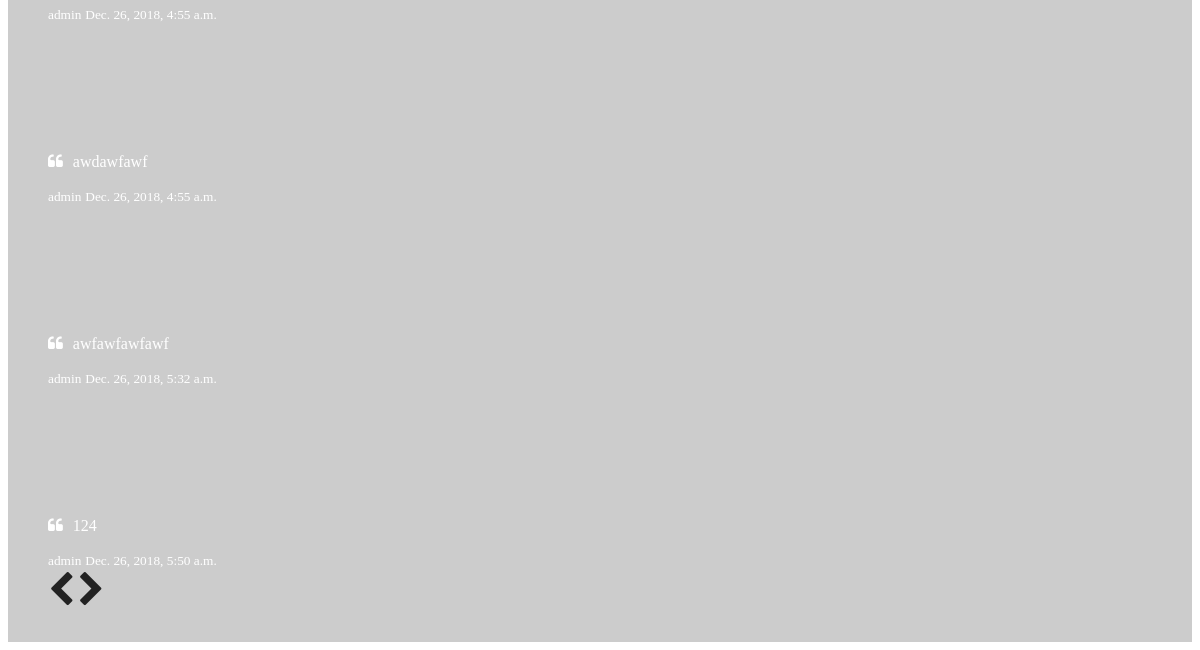
Page /list (lower part) on the earlier database version.
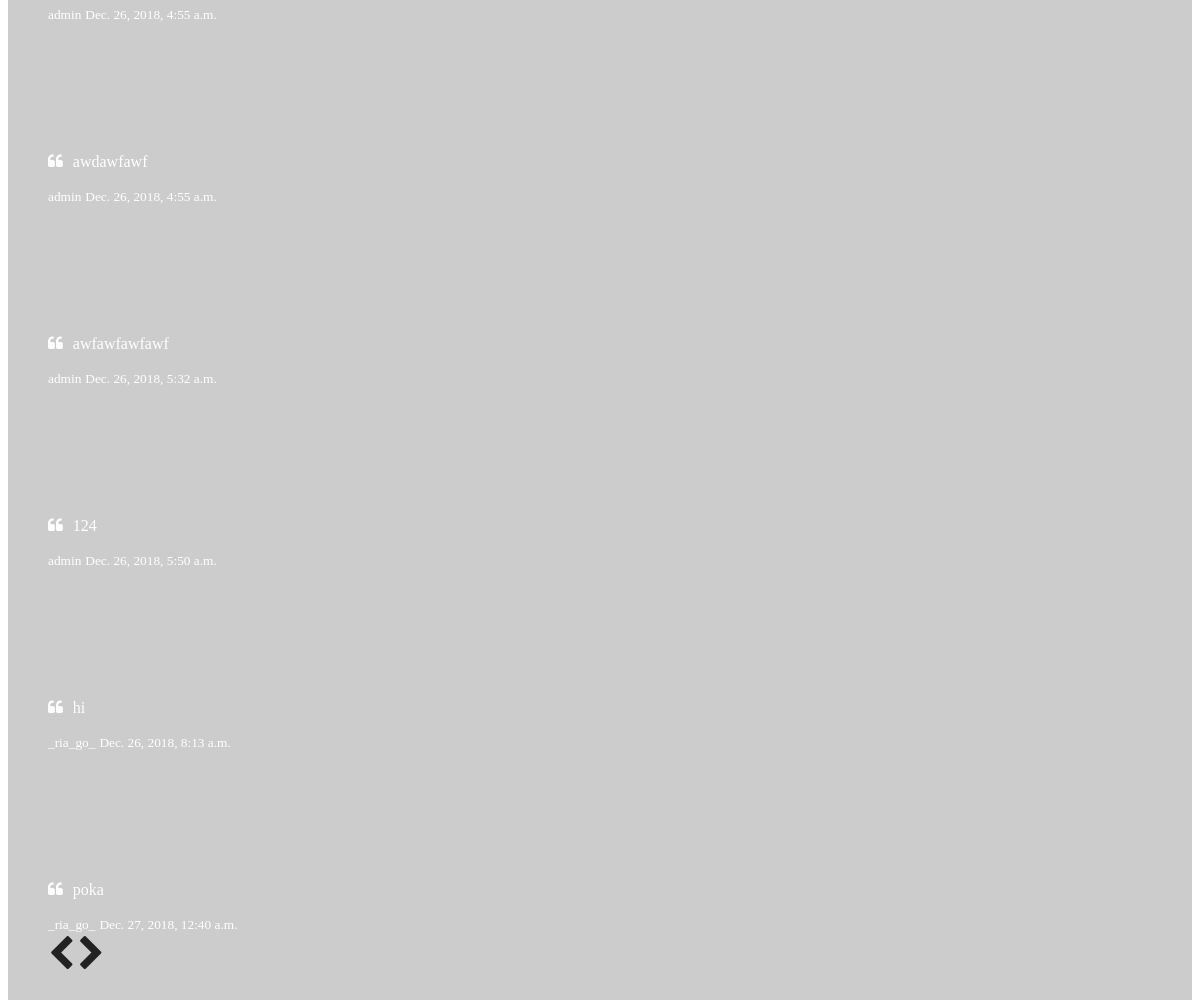
Same page on the later database version.
### sendData/models.py (models this page shows, shortened)
class Person(models.Model):
        author = models.ForeignKey('auth.User', on_delete=models.CASCADE,default = 1)
        title = models.CharField(max_length=200, default = "")
        text = models.TextField(max_length=5000, default = "")
        created_date = models.DateTimeField(
                default=timezone.now)
        published_date = models.DateTimeField(
                blank=True, null=True)

### sendData/views.py (the view)
# urls.py: path('list', List.as_view(), name='list-view'),
class List(TemplateView):
    template_name = "person_list.html"
    def get(self, request):
        all_person = Person.objects.all();
        ctx = {
            "all_person": all_person
        }
        return render(request, self.template_name, ctx)

### sendIndexHtml/templates/person_list.html (shortened to what this page needs)
{% load static %}
<!doctype html>
<html>
<head>
<link href="{% static 'css/review.css' %}" rel="stylesheet">
<head>
  <link href="//netdna.bootstrapcdn.com/font-awesome/4.0.3/css/font-awesome.css" rel="stylesheet">
</head>
    <div class='col-md-offset-5my col-md-8'  style="background-color: rgba(0, 0, 0, 0.2);">
      <div class="carousel slide" data-ride="carousel" id="quote-carousel">
        <div class="carousel-inner">
          {% for person in all_person %}
          <div class="item">
            <blockquote>
              <div class="row">
                <div class="col-sm-3 text-center">
                  <img class="img-circle" src="http://lorempixel.com/128/128/abstract" style="width: 100px;height:100px;">
                </div>
                <div class="col-sm-9">
                  <p>{{person.text}}</p>
                  <small>{{person.author}}</small>
                  <small>{{person.created_date}}</small>
                </div>
              </div>
            </blockquote>
          </div>
          {% endfor %}
        </div>
        <a data-slide="prev" href="#quote-carousel" class="left carousel-control"><i class="fa fa-chevron-left"></i></a>
        <a data-slide="next" href="#quote-carousel" class="right carousel-control"><i class="fa fa-chevron-right"></i></a>
      </div>
    </div>
</html>

Differences in the rows shown:
added Person: text "hi", author "_ria_go_", created_date "Dec. 26, 2018, 8:13 a.m."
added Person: text "poka", author "_ria_go_", created_date "Dec. 27, 2018, 12:40 a.m."
